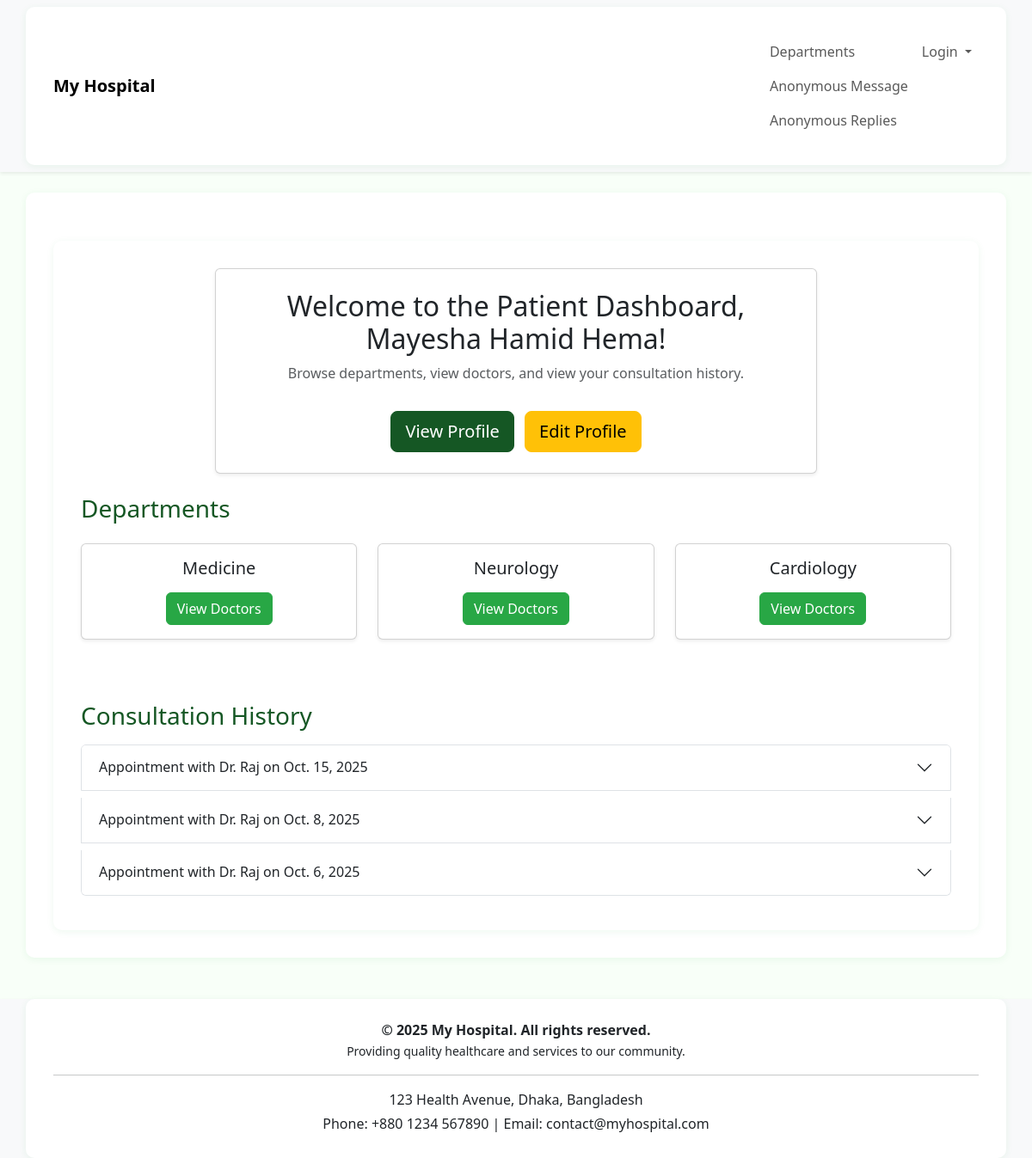
Screenshot of /doctors/patient_dashboard/ (signed in) with the database file from the repository.
### doctors/models.py (models this page shows, shortened)
class PatientProfile(models.Model):
    user = models.OneToOneField(User, on_delete=models.CASCADE)
    profile_picture = models.ImageField(upload_to='profile_pics/', blank=True, null=True)
    name = models.CharField(max_length=100)
    gender_choices = [
        ('M', 'Male'),
        ('F', 'Female'),
        ('O', 'Other'),
    ]
    gender = models.CharField(max_length=1, choices=gender_choices)
    age = models.PositiveIntegerField()
    blood_group_choices = [
        ('A+', 'A+'),
        ('A-', 'A-'),
        ('B+', 'B+'),
        ('B-', 'B-'),
        ('O+', 'O+'),
        ('O-', 'O-'),
        ('AB+', 'AB+'),
        ('AB-', 'AB-'),
    ]
    blood_group = models.CharField(max_length=3, choices=blood_group_choices)

class department(models.Model):
    name = models.CharField(max_length=100)
    head = models.CharField(max_length=100)

class Appointment(models.Model):
    patient = models.ForeignKey(PatientProfile, on_delete=models.CASCADE)
    doctor = models.ForeignKey(doctor, on_delete=models.CASCADE)
    date = models.DateField()
    time = models.TimeField()
    notes = models.TextField(blank=True, null=True)
    is_paid = models.BooleanField(default=False)
    seen = models.BooleanField(default=False)
    result_file = models.FileField(upload_to='test_reports/', blank=True, null=True)
    class Meta:
        unique_together = ('doctor', 'date', 'time')  # Prevent double booking

class doctor(models.Model):
    user = models.OneToOneField(User, on_delete=models.CASCADE, null=True, blank=True)  # link to Django user
    name = models.CharField(max_length=100)
    specialization = models.CharField(max_length=100)
    phone_number = models.CharField(max_length=15)
    email = models.EmailField()
    department = models.ForeignKey('department', on_delete=models.CASCADE, null=True, blank=True)
    photo = models.ImageField(upload_to='doctor_photos/', null=True, blank=True)
    education = models.CharField(max_length=255, null=True, blank=True)
    experience = models.TextField(null=True, blank=True)
    consultation_fee = models.DecimalField(max_digits=8, decimal_places=2, default=0)

### doctors/views.py (the view)
# urls.py: path('patient_dashboard/', views.patient_dashboard, name='patient_dashboard'),
@login_required
def patient_dashboard(request):
    user = request.user  # logged-in user
    departments = department.objects.all()
    try:
        profile = PatientProfile.objects.get(user=user)
        profile_exists = True
        patient_name = profile.name
    except PatientProfile.DoesNotExist:
        profile_exists = False
        patient_name = user.username  # fallback
    if profile_exists:
        appointments = Appointment.objects.filter(patient=profile).order_by('-date', 'time')
    else:
        appointments = []
    context = {
        'departments': departments,
        'profile_exists': profile_exists,
        'patient_name': patient_name,
        'appointments': appointments,
    }
    return render(request, 'patient_dashboard.html', context)

### templates/patient_dashboard.html (shortened to what this page needs)
{% extends 'base.html' %}
{% load static %}
{% block content %}
<link rel="stylesheet" href="{% static 'home.css' %}">
<div class="container mt-4">
    <div class="card p-4 shadow-sm mb-4 text-center" style="max-width: 700px; margin: auto;">
        <h2>Welcome to the Patient Dashboard, {{ patient_name }}!</h2>
        <p class="text-muted">Browse departments, view doctors, and view your consultation history.</p>
        <div class="mt-3">
            {% if profile_exists %}
                <a href="{% url 'profile_detail' %}" class="btn btn-success btn-lg mx-1">View Profile</a>
                <a href="{% url 'edit_patient_profile' %}" class="btn btn-warning btn-lg mx-1">Edit Profile</a>
            {% else %}
                <a href="{% url 'create_patient_profile' %}" class="btn btn-primary btn-lg mx-1">Create Profile</a>
            {% endif %}
        </div>
    </div>
    <h3 class="mb-4">Departments</h3>
    <div class="row mb-5">
        {% for dept in departments %}
        <div class="col-md-4 mb-4">
            <div class="card shadow-sm h-100">
                <div class="card-body text-center">
                    <h5 class="card-title">{{ dept.name }}</h5>
                    <a href="{% url 'department_doctors' dept.id %}" class="btn btn-primary">View Doctors</a>
                </div>
            </div>
        </div>
        {% empty %}
        <p>No departments found.</p>
        {% endfor %}
    </div>
    <h3 class="mb-3">Consultation History</h3>
    {% if appointments %}
        <div class="accordion" id="historyAccordion">
            {% for app in appointments %}
            <div class="accordion-item mb-2">
                <h2 class="accordion-header" id="heading{{ app.id }}">
                    <button class="accordion-button collapsed" type="button" data-bs-toggle="collapse" data-bs-target="#collapse{{ app.id }}" aria-expanded="false" aria-controls="collapse{{ app.id }}">
                        Appointment with Dr. {{ app.doctor.name }} on {{ app.date }}
                    </button>
                </h2>
            </div>
            {% endfor %}
        </div>
    {% else %}
        <p class="text-muted">You have not consulted a doctor yet.</p>
    {% endif %}
</div>
{% endblock %}

### static/home.css (style rules this page uses)
body { background-color: #f8fff8; }
.container { background: #fff; border-radius: 10px; padding: 2rem; box-shadow: 0 2px 8px rgba(40,167,69,0.08); }
.btn-primary { background-color: #28a745; border-color: #28a745; }
.btn-success { background-color: #155724; border-color: #155724; }
h1, h3 { color: #155724; }

### rows the page displays
PatientProfile: name "Mayesha Hamid Hema"
department: name "Medicine"
department: name "Neurology"
department: name "Cardiology"
Appointment: doctor.name "Raj", date "Oct. 15, 2025"
Appointment: doctor.name "Raj", date "Oct. 8, 2025"
Appointment: doctor.name "Raj", date "Oct. 6, 2025"
